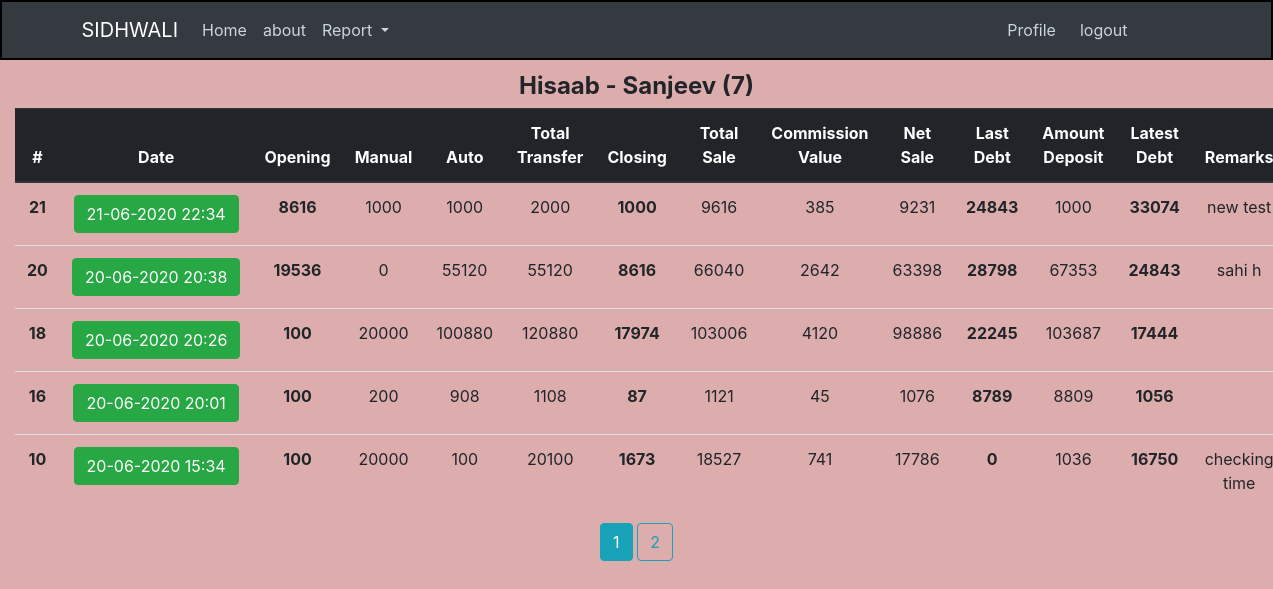
/home/user/Sanjeev (signed in), run on an earlier commit of the app's database.
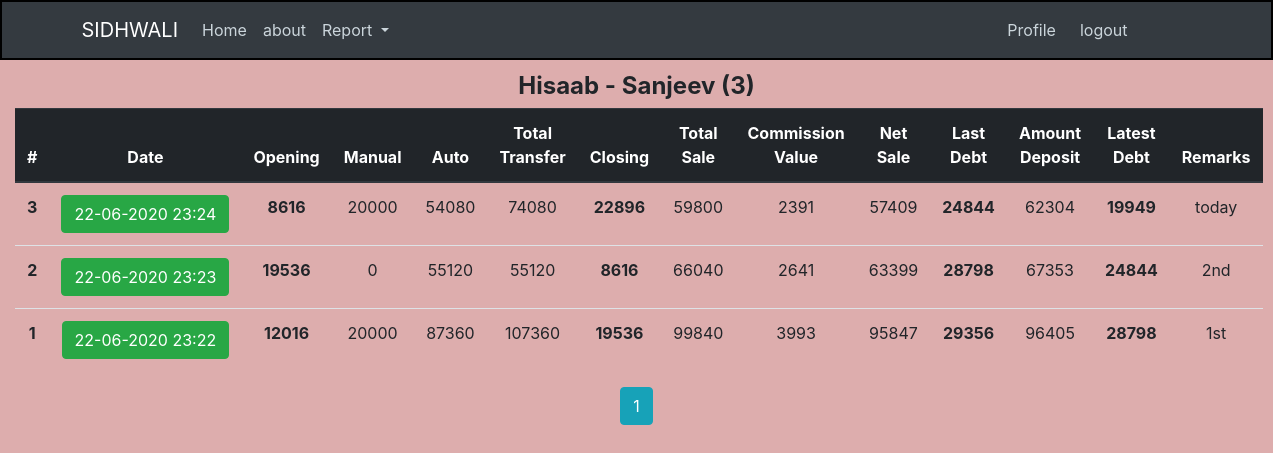
And on a later commit of the database.
### crm/models.py (models this page shows, shortened)
class Hisaab(db.Model):
    id = db.Column(db.Integer, primary_key=True)
    date = db.Column(db.DateTime, nullable=False, default=datetime.now)
    open_bal = db.Column(db.Integer, nullable=False, default=0)
    manual_trans = db.Column(db.Integer, nullable=False, default=0)
    auto_trans = db.Column(db.Integer, nullable=False, default=0)
    closing = db.Column(db.Integer, nullable=False, default=0)
    total_trans = db.Column(db.Integer, default=0)
    total_sale = db.Column(db.Integer, default=0)
    commission_value = db.Column(db.Integer, default=0)
    net_sale = db.Column(db.Integer, default=0)
    last_debt = db.Column(db.Integer, nullable=False, default=0)
    amt_received = db.Column(db.Integer, nullable=False, default=0)
    latest_debt = db.Column(db.Integer, default=0)
    remarks = db.Column(db.Text, nullable=False)
    user_id = db.Column(db.Integer, db.ForeignKey("user.id"), nullable=False)

### crm/routes.py (the view)
@app.route("/home/user/<string:username>")
@login_required
def user_hisaab(username):
    page = request.args.get("page", 1, type=int)
    user = User.query.filter_by(username=username).first_or_404()
    hisaab = (
        Hisaab.query.filter_by(fos=user)
        .order_by(Hisaab.date.desc())
        .paginate(page=page, per_page=5)
    )
    return render_template(
        "user_hisaab.html",
        title=current_user.username + " Report",
        hisaab=hisaab,
        admin=admin,
        user=user,
    )

### crm/models.py (called while the page is built)
@login_manager.user_loader
def load_user(user_id):
    return User.query.get(int(user_id))

### crm/templates/user_hisaab.html (shortened to what this page needs)
{% extends "index.html" %}
{% block content  %}
<div class="container-fluid text-center mt-2">
   <legend class="font-weight-bold mb-1">Hisaab - {{ user.username }} ({{ hisaab.total }})</legend>
   <table class="table">
      <thead class="thead-dark">
         <tr>
            <th scope="col">#</th>
            <th scope="col">Date</th>
            <th scope="col">Opening</th>
            <th scope="col">Manual</th>
            <th scope="col">Auto</th>
            <th scope="col">Total Transfer</th>
            <th scope="col">Closing</th>
            <th scope="col">Total Sale</th>
            <th scope="col">Commission Value</th>
            <th scope="col">Net Sale</th>
            <th scope="col">Last Debt</th>
            <th scope="col">Amount Deposit</th>
            <th scope="col">Latest Debt</th>
            <th scope="col">Remarks</th>
         </tr>
      </thead>
      <tbody>
         {% for hisaab in hisaab.items %}
         <tr>
            <th scope="row">{{ hisaab.id }}</th>
            <td><a class="btn btn-success"
                  href="{{ url_for('single_hisaab', hisaab_id=hisaab.id) }}">{{ hisaab.date.strftime("%d-%m-%Y %H:%M") }}</a>
            </td>
            <td><strong>{{ hisaab.open_bal }}</strong></td>
            <td>{{ hisaab.manual_trans }}</td>
            <td>{{ hisaab.auto_trans }}</td>
            <td>{{ hisaab.total_trans }}</td>
            <td><strong>{{ hisaab.closing }}</strong></td>
            <td>{{ hisaab.total_sale }}</td>
            <td>{{ hisaab.commission_value }}</td>
            <td>{{ hisaab.net_sale }}</td>
            <td><strong>{{ hisaab.last_debt }}</strong></td>
            <td>{{ hisaab.amt_received }}</td>
            <td><strong>{{ hisaab.latest_debt }}</strong></td>
            <td>{{ hisaab.remarks }}</td>
         </tr>
         {% endfor %}
      </tbody>
   </table>
   {% for page_num in hisaab.iter_pages(left_edge=1, right_edge=1, left_current=1, right_current=3) %}
   {% if page_num %}
   {% if hisaab.page == page_num %}
   <a class="btn btn-info mb-4"
      href="{{ url_for('user_hisaab', username=user.username, page=page_num) }}">{{ page_num }}</a>
   {% else %}
   <a class="btn btn-outline-info mb-4"
      href="{{ url_for('user_hisaab', username=user.username, page=page_num) }}">{{ page_num }}</a>
   {% endif %}
   {% else %}
   ...
   {% endif %}
   {% endfor %}
</div>
{% endblock content %}

What changed in the data, as far as the page shows it:
removed Hisaab: id "21", date "21-06-2020 22:34", open_bal "8616", manual_trans "1000", auto_trans "1000", total_trans "2000", closing "1000", total_sale "9616", commission_value "385", net_sale "9231", last_debt "24843", amt_received "1000", latest_debt "33074", remarks "new test"
removed Hisaab: id "20", date "20-06-2020 20:38", open_bal "19536", manual_trans "0", auto_trans "55120", total_trans "55120", closing "8616", total_sale "66040", commission_value "2642", net_sale "63398", last_debt "28798", amt_received "67353", latest_debt "24843", remarks "sahi h"
removed Hisaab: id "18", date "20-06-2020 20:26", open_bal "100", manual_trans "20000", auto_trans "100880", total_trans "120880", closing "17974", total_sale "103006", commission_value "4120", net_sale "98886", last_debt "22245", amt_received "103687", latest_debt "17444"
removed Hisaab: id "16", date "20-06-2020 20:01", open_bal "100", manual_trans "200", auto_trans "908", total_trans "1108", closing "87", total_sale "1121", commission_value "45", net_sale "1076", last_debt "8789", amt_received "8809", latest_debt "1056"
removed Hisaab: id "10", date "20-06-2020 15:34", open_bal "100", manual_trans "20000", auto_trans "100", total_trans "20100", closing "1673", total_sale "18527", commission_value "741", net_sale "17786", last_debt "0", amt_received "1036", latest_debt "16750", remarks "checking time"
now on this page (row edited): Hisaab: id "3", date "22-06-2020 23:24", open_bal "8616", manual_trans "20000", auto_trans "54080", total_trans "74080", closing "22896", total_sale "59800", commission_value "2391", net_sale "57409", last_debt "24844", amt_received "62304", latest_debt "19949", remarks "today"
now on this page (row edited): Hisaab: id "2", date "22-06-2020 23:23", open_bal "19536", manual_trans "0", auto_trans "55120", total_trans "55120", closing "8616", total_sale "66040", commission_value "2641", net_sale "63399", last_debt "28798", amt_received "67353", latest_debt "24844", remarks "2nd"
now on this page (row edited): Hisaab: id "1", date "22-06-2020 23:22", open_bal "12016", manual_trans "20000", auto_trans "87360", total_trans "107360", closing "19536", total_sale "99840", commission_value "3993", net_sale "95847", last_debt "29356", amt_received "96405", latest_debt "28798", remarks "1st"
Also different on the page:
{{ hisaab.total }}: "7" → "3"
list line gone: "2"
